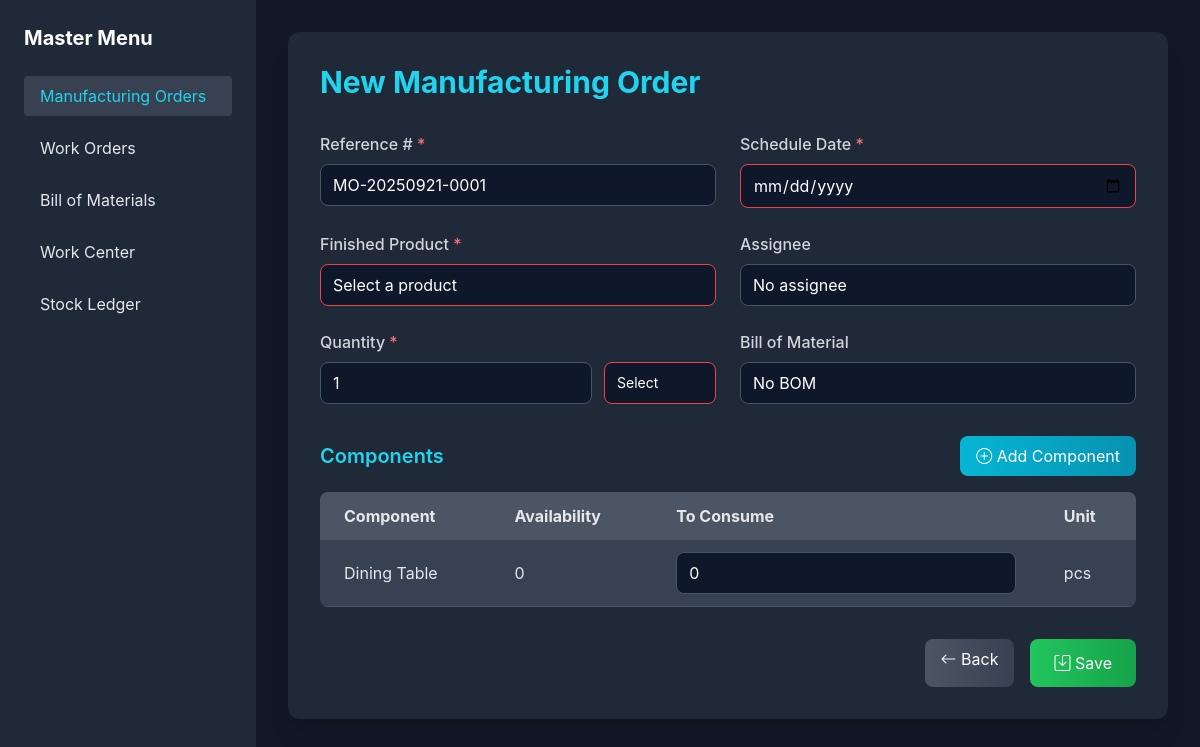
The app's page /new_manufacturing/, older data.
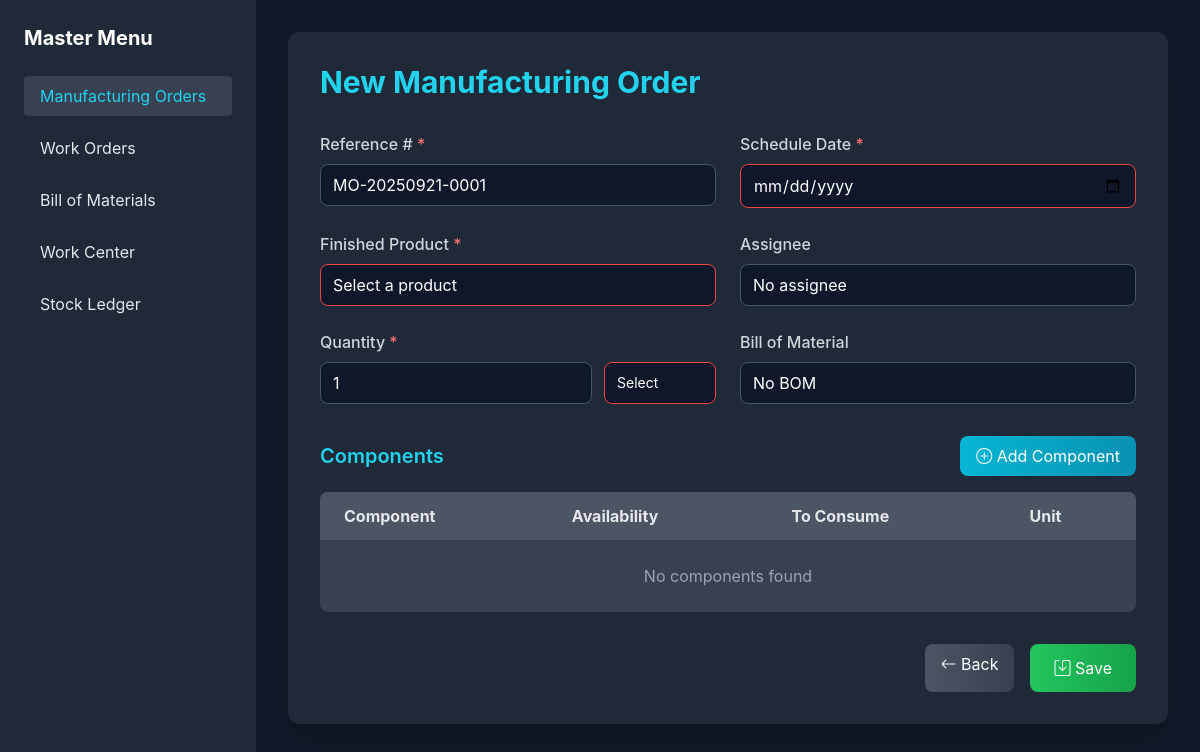
The same page, newer data.
### myapp/models.py (models this page shows, shortened)
class Component(models.Model):
    bom = models.ForeignKey(BillOfMaterials, on_delete=models.CASCADE, related_name='components')
    name = models.CharField(max_length=200)
    quantity = models.FloatField(default=1)
    unit = models.CharField(max_length=10, choices=Product.unit_choices)

### myapp/views.py (the view)
# urls.py: path("new_manufacturing/", views.new_manufacturing_order, name="new_manufacturing_order"),
def new_manufacturing_order(request):
    if request.method == 'POST':
        reference = request.POST.get('reference') or generate_reference()
        schedule_date = request.POST.get('schedule_date')
        product_id = request.POST.get('product')
        assignee_id = request.POST.get('assignee')
        assignee = None
        if assignee_id:
            try:
                assignee = User.objects.get(id=assignee_id)
            except User.DoesNotExist:
                messages.error(request, "Selected assignee does not exist.")
                return redirect('new_manufacturing_order')
        quantity = request.POST.get('quantity')
        unit = request.POST.get('unit')
        bom_id = request.POST.get('bom')
        to_consume_list = request.POST.getlist('to_consume[]')
        errors = []
        if not schedule_date:
            errors.append("Schedule Date is required.")
        if not product_id:
            errors.append("Finished Product is required.")
        if not quantity or float(quantity) <= 0:
            errors.append("Quantity must be a positive number.")
        if not unit or unit not in dict(Product.UNIT_CHOICES).keys():
            errors.append("Unit is required and must be valid.")
        if errors:
            for error in errors:
                messages.error(request, error)
            return redirect('new_manufacturing_order')
        try:
            product = get_object_or_404(Product, id=product_id)
            bom = get_object_or_404(BillOfMaterials, id=bom_id) if bom_id else None
            assignee = get_object_or_404(User, id=assignee_id) if assignee_id else None
            quantity = float(quantity)
            if ManufacturingOrder.objects.filter(reference=reference).exists():
                messages.error(request, "Reference already exists.")
                return redirect('new_manufacturing_order')
            manufacturing_order = ManufacturingOrder.objects.create(
                reference=reference,
                schedule_date=schedule_date,
                product=product,
                assignee=assignee if assignee else None,  # ✅ User object now
                quantity=quantity,
                unit=unit,
                bom=bom,
                status='Draft',
                created_at=timezone.now()
            )
            if bom:
                components = Component.objects.filter(bill_of_material=bom)
                for i, component in enumerate(components):
                    to_consume = float(to_consume_list[i]) if i < len(to_consume_list) else 0
                    if to_consume > 0:
                        if to_consume > component.available_quantity:
                            messages.error(
                                request,
                                f"Cannot consume {to_consume} of {component.name}; only {component.available_quantity} available."
                            )
                            manufacturing_order.delete()  # rollback
                            return redirect('new_manufacturing_order')
                        ManufacturingOrderComponent.objects.create(
                            manufacturing_order=manufacturing_order,
                            component=component,
                            to_consume=to_consume
                        )
            messages.success(request, f"Manufacturing Order {manufacturing_order.reference} created successfully!")
            return redirect('work_order_analysis')
        except ValueError as e:
            messages.error(request, f"Invalid quantity or component data: {str(e)}")
            return redirect('new_manufacturing_order')
        except Exception as e:
            messages.error(request, f"An error occurred: {str(e)}")
            return redirect('new_manufacturing_order')
    else:
        products = Product.objects.all()
        users = User.objects.all()
        boms = BillOfMaterials.objects.all()
        components = Component.objects.all()
        context = {
            'products': products,
            'users': users,
            'boms': boms,
            'components': components,
            'units': Product.UNIT_CHOICES,
            'mo': {'reference': generate_reference()},  # auto-generated reference
        }
        return render(request, 'new_manu.html', context)

### myapp/models.py (called while the page is built)
    @property
    def available_quantity(self):
        return self.total_quantity - self.used_quantity

### myapp/views.py (called while the page is built)
def generate_reference():
    today = datetime.date.today().strftime("%Y%m%d")
    count = ManufacturingOrder.objects.filter(reference__startswith=f"MO-{today}").count() + 1
    return f"MO-{today}-{count:04d}"

### templates/new_manu.html (shortened to what the changed rows need)
<!DOCTYPE html>
<html lang="en">
<head>
    <script src="https://cdn.tailwindcss.com"></script>
    <link href="https://cdn.jsdelivr.net/npm/bootstrap-icons/font/bootstrap-icons.css" rel="stylesheet">
</head>
<body class="bg-gray-900 text-gray-200 min-h-screen flex">
    <aside class="w-64 bg-gray-800 p-6 min-h-screen">
        <h2 class="text-xl font-bold text-white mb-6">Master Menu</h2>
    </aside>
    <main class="flex-1 p-4 sm:p-6 lg:p-8">
        <div class="max-w-5xl mx-auto bg-gray-800 rounded-xl shadow-xl p-6 sm:p-8">
            <h1 class="text-3xl font-bold text-cyan-400 mb-8">New Manufacturing Order</h1>
            <form id="orderForm" method="post" action="{% url 'new_manufacturing_order' %}" class="space-y-8">
                <div class="mt-8">
                    <div class="flex justify-between items-center mb-4">
                        <h2 class="text-xl font-semibold text-cyan-400">Components</h2>
                    </div>
                    <div class="overflow-x-auto">
                        <table class="min-w-full bg-gray-700 rounded-lg overflow-hidden">
                            <thead class="bg-gray-600 text-gray-200">
                                <tr>
                                    <th class="px-6 py-3 text-left">Component</th>
                                    <th class="px-6 py-3 text-left">Availability</th>
                                    <th class="px-6 py-3 text-left">To Consume</th>
                                    <th class="px-6 py-3 text-left">Unit</th>
                                </tr>
                            </thead>
                            <tbody id="componentsTable">
                                {% for comp in components %}
                                    <tr class="border-b border-gray-600 hover:bg-gray-600 transition duration-150">
                                        <td class="px-6 py-3">{{ comp.name }}</td>
                                        <td class="px-6 py-3">{{ comp.available_quantity }}</td>
                                        <td class="px-6 py-3">
                                            <input type="number" name="to_consume[]" value="{{ request.POST.to_consume|default:'0' }}" min="0" step="0.01" class="form-control">
                                        </td>
                                        <td class="px-6 py-3">{{ comp.unit }}</td>
                                    </tr>
                                {% empty %}
                                    <tr>
                                        <td colspan="4" class="text-center text-gray-400 py-6">No components found</td>
                                    </tr>
                                {% endfor %}
                            </tbody>
                        </table>
                    </div>
                </div>
            </form>
        </div>
    </main>
</body>
</html>

Row changes from the older to the newer data that the page shows:
removed Component: name "Dining Table", available_quantity "0", POST.to_consume "0", unit "pcs"
Text that changed along with them:
text now shown: "No components found"
